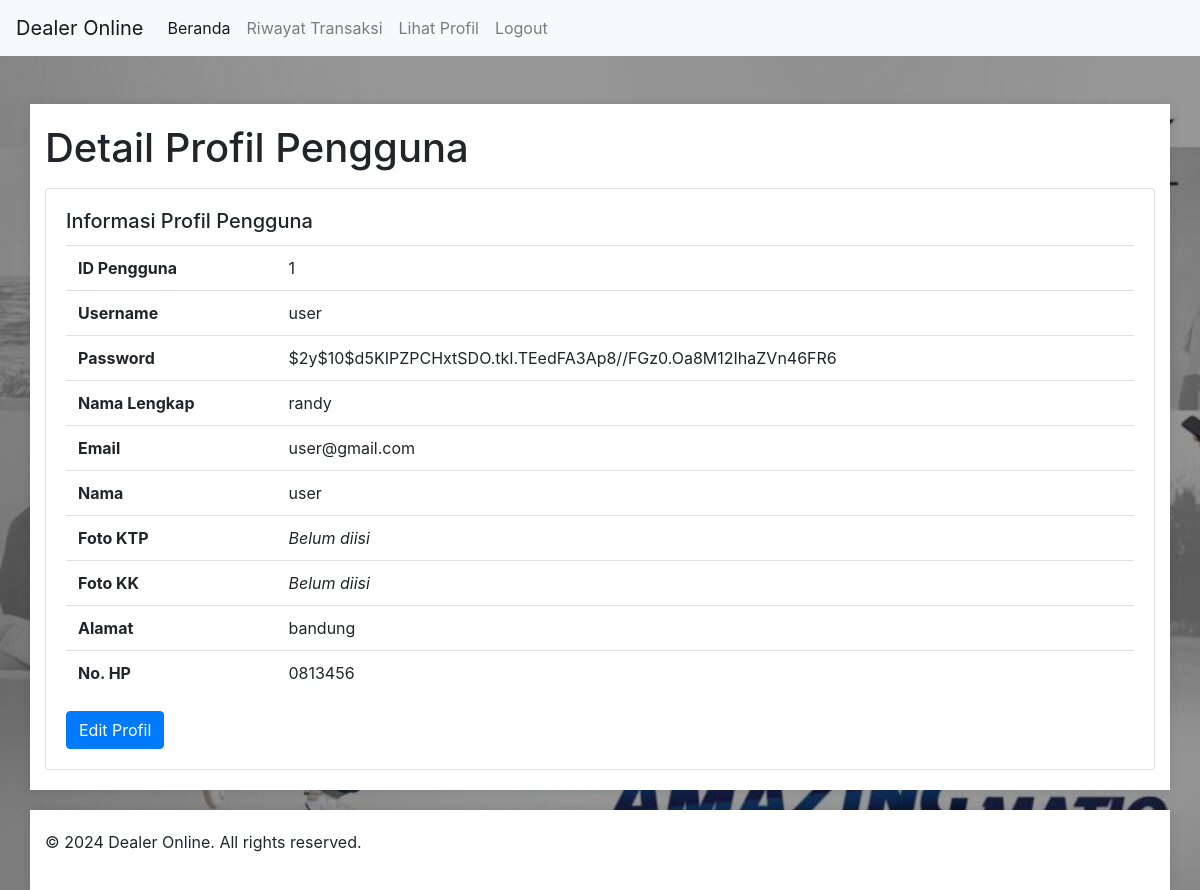
The app's page /pengguna/detail_profile.php (signed in) with its own data.
### tables this page shows
CREATE TABLE `users_profile` (
  `id` int(11) NOT NULL,
  `user_id` int(11) NOT NULL,
  `username` varchar(50) NOT NULL,
  `password` varchar(255) NOT NULL,
  `nama` varchar(100) NOT NULL,
  `foto_ktp` varchar(255) DEFAULT NULL,
  `foto_kk` varchar(255) DEFAULT NULL,
  `alamat` text NOT NULL,
  `no_hp` varchar(15) NOT NULL
);

CREATE TABLE `users` (
  `id` int(11) NOT NULL,
  `username` varchar(50) NOT NULL,
  `password` varchar(255) NOT NULL,
  `nama_lengkap` varchar(100) NOT NULL,
  `email` varchar(100) NOT NULL,
  `role` enum('admin','user') NOT NULL DEFAULT 'user'
);

### pengguna/detail_profile.php (the view, shortened to what this page needs)
<?php
include('../koneksi.php');
include('navbar_user.php');
$user_id = $_SESSION['user_id'];
$sql_profile = "
    SELECT u.id AS user_id, u.username, u.password, u.nama_lengkap, u.email, up.nama, up.foto_ktp, up.foto_kk, up.alamat, up.no_hp
    FROM users u
    LEFT JOIN users_profile up ON u.id = up.user_id
    WHERE u.id = ?
";
$stmt_profile = $koneksi->prepare($sql_profile);
$stmt_profile->bind_param("i", $user_id);
$stmt_profile->execute();
$result_profile = $stmt_profile->get_result();
if ($result_profile->num_rows > 0) {
    $user_profile = $result_profile->fetch_assoc();
} else {
    $error_message = "Data profil pengguna tidak ditemukan.";
}
?>
<!DOCTYPE html>
<html lang="en">
<head>
    <link rel="stylesheet" href="../css/style.css">
    <link rel="stylesheet" href="https://stackpath.bootstrapcdn.com/bootstrap/4.5.2/css/bootstrap.min.css">
</head>
<body class="banner">
    <div class="container mt-5">
        <h1>Detail Profil Pengguna</h1>
        <?php if (isset($user_profile)) { ?>
            <div class="card mt-3">
                <div class="card-body">
                    <h5 class="card-title">Informasi Profil Pengguna</h5>
                    <table class="table">
                        <tbody>
                            <tr>
                                <th>ID Pengguna</th>
                                <td><?php echo htmlspecialchars($user_profile['user_id']); ?></td>
                            </tr>
                            <tr>
                                <th>Username</th>
                                <td><?php echo htmlspecialchars($user_profile['username']); ?></td>
                            </tr>
                            <tr>
                                <th>Password</th>
                                <td><?php echo htmlspecialchars($user_profile['password']); ?></td>
                            </tr>
                            <tr>
                                <th>Nama Lengkap</th>
                                <td><?php echo htmlspecialchars($user_profile['nama_lengkap']); ?></td>
                            </tr>
                            <tr>
                                <th>Email</th>
                                <td><?php echo htmlspecialchars($user_profile['email']); ?></td>
                            </tr>
                            <tr>
                                <th>Nama</th>
                                <td><?php echo htmlspecialchars($user_profile['nama']); ?></td>
                            </tr>
                            <tr>
                            <th>Foto KTP</th>
                                <?php if (!empty($user_profile['foto_ktp'])): ?>
                                    <td><img src="../uploads/<?php echo htmlspecialchars($user_profile['foto_ktp']); ?>" alt="Foto KTP" width="100"></td>
                                <?php else: ?>
                                    <td><em>Belum diisi</em></td>
                                <?php endif; ?>
                            </tr>
                            <tr>
                                <th>Foto KK</th>
                                <?php if (!empty($user_profile['foto_kk'])): ?>
                                    <td><img src="../uploads/<?php echo htmlspecialchars($user_profile['foto_kk']); ?>" alt="Foto KK" width="100"></td>
                                <?php else: ?>
                                    <td><em>Belum diisi</em></td>
                                <?php endif; ?>
                            </tr>
                            <tr>
                                <th>Alamat</th>
                                <td><?php echo htmlspecialchars($user_profile['alamat']); ?></td>
                            </tr>
                            <tr>
                                <th>No. HP</th>
                                <td><?php echo htmlspecialchars($user_profile['no_hp']); ?></td>
                            </tr>
                        </tbody>
                    </table>
                    <a href="edit_profile.php" class="btn btn-primary">Edit Profil</a>
                </div>
            </div>
        <?php } elseif (isset($error_message)) { ?>
            <div class="alert alert-danger"><?php echo $error_message; ?></div>
        <?php } ?>
    </div>
    <?php include('../footer.php'); ?>
</body>
</html>

### css/style.css (style rules this page uses)
body { font-family: Arial, sans-serif; background-color: #f8f9fa; margin: 0; padding: 0; }
.container { max-width: 960px; margin: 20px auto; padding: 20px; background-color: #fff; box-shadow: 0 0 10px rgba(0, 0, 0, 0.1); }
.btn-primary { background-color: #007bff; border-color: #007bff; }
.table { width: 100%; margin-bottom: 1rem; color: #212529; }
.table th, .table td { padding: 0.75rem; vertical-align: top; border-top: 1px solid #dee2e6; }
.banner { height: 80vh; background: linear-gradient(rgba(0,0,0,0.4), rgba(0,0,0,0.4)), url(../uploads/bg.jpg); }
.mt-5 { margin-top: 5rem; }

### records on screen
users_profile: user "1", user.username "user", user.password "$2y$10$d5KIPZPCHxtSDO.tkI.TEedFA3Ap8//FGz0.Oa8M12IhaZVn46FR6", user.nama_lengkap "randy", user.email "user@gmail.com", nama "user", alamat "bandung", no_hp "0813456"
